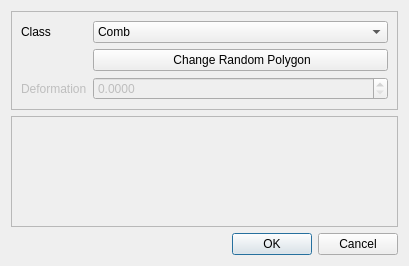
<?xml version="1.0" encoding="UTF-8"?>
<ui version="4.0">
 <class>AddPolygonDialog</class>
 <widget class="QDialog" name="AddPolygonDialog">
  <property name="geometry">
   <rect>
    <x>0</x>
    <y>0</y>
    <width>409</width>
    <height>266</height>
   </rect>
  </property>
  <property name="sizePolicy">
   <sizepolicy hsizetype="Preferred" vsizetype="Preferred">
    <horstretch>0</horstretch>
    <verstretch>0</verstretch>
   </sizepolicy>
  </property>
  <property name="windowTitle">
   <string>Dialog</string>
  </property>
  <layout class="QGridLayout" name="gridLayout">
   <item row="0" column="0">
    <widget class="QFrame" name="settings_frame">
     <property name="frameShape">
      <enum>QFrame::StyledPanel</enum>
     </property>
     <property name="frameShadow">
      <enum>QFrame::Raised</enum>
     </property>
     <layout class="QFormLayout" name="formLayout">
      <item row="0" column="0">
       <widget class="QLabel" name="class_label">
        <property name="text">
         <string>Class</string>
        </property>
       </widget>
      </item>
      <item row="0" column="1">
       <widget class="QComboBox" name="class_list">
        <property name="currentText">
         <string>Comb</string>
        </property>
        <item>
         <property name="text">
          <string>Comb</string>
         </property>
        </item>
        <item>
         <property name="text">
          <string>Convexity</string>
         </property>
        </item>
        <item>
         <property name="text">
          <string>Isotropy</string>
         </property>
        </item>
        <item>
         <property name="text">
          <string>Maze</string>
         </property>
        </item>
        <item>
         <property name="text">
          <string>N-Sided</string>
         </property>
        </item>
        <item>
         <property name="text">
          <string>Star</string>
         </property>
        </item>
        <item>
         <property name="text">
          <string>U-Like</string>
         </property>
        </item>
        <item>
         <property name="text">
          <string>Zeta</string>
         </property>
        </item>
        <item>
         <property name="text">
          <string>Random</string>
         </property>
        </item>
        <item>
         <property name="text">
          <string>Hand Painted</string>
         </property>
        </item>
       </widget>
      </item>
      <item row="2" column="0">
       <widget class="QLabel" name="deformation_label">
        <property name="enabled">
         <bool>false</bool>
        </property>
        <property name="text">
         <string>Deformation</string>
        </property>
       </widget>
      </item>
      <item row="2" column="1">
       <widget class="QDoubleSpinBox" name="deformation_param">
        <property name="enabled">
         <bool>false</bool>
        </property>
        <property name="decimals">
         <number>4</number>
        </property>
        <property name="maximum">
         <double>1.000000000000000</double>
        </property>
        <property name="singleStep">
         <double>0.000100000000000</double>
        </property>
       </widget>
      </item>
      <item row="1" column="1">
       <widget class="QPushButton" name="change_poly_btn">
        <property name="text">
         <string> Change Random Polygon</string>
        </property>
        <property name="icon">
         <iconset resource="images.qrc">
          <normaloff>:/icons/img/open_file_icon.ico</normaloff>:/icons/img/open_file_icon.ico</iconset>
        </property>
       </widget>
      </item>
     </layout>
    </widget>
   </item>
   <item row="1" column="0">
    <widget class="QFrame" name="preview_frame">
     <property name="sizePolicy">
      <sizepolicy hsizetype="Preferred" vsizetype="Preferred">
       <horstretch>0</horstretch>
       <verstretch>2</verstretch>
      </sizepolicy>
     </property>
     <property name="frameShape">
      <enum>QFrame::StyledPanel</enum>
     </property>
     <property name="frameShadow">
      <enum>QFrame::Raised</enum>
     </property>
     <layout class="QVBoxLayout" name="verticalLayout">
      <item>
       <widget class="QLabel" name="preview_img">
        <property name="sizeIncrement">
         <size>
          <width>0</width>
          <height>0</height>
         </size>
        </property>
        <property name="text">
         <string/>
        </property>
       </widget>
      </item>
      <item>
       <widget class="QLabel" name="preview_filename">
        <property name="text">
         <string/>
        </property>
       </widget>
      </item>
     </layout>
    </widget>
   </item>
   <item row="3" column="0">
    <widget class="QDialogButtonBox" name="buttonBox">
     <property name="orientation">
      <enum>Qt::Horizontal</enum>
     </property>
     <property name="standardButtons">
      <set>QDialogButtonBox::Cancel|QDialogButtonBox::Ok</set>
     </property>
    </widget>
   </item>
  </layout>
 </widget>
 <resources>
  <include location="images.qrc"/>
 </resources>
 <connections>
  <connection>
   <sender>buttonBox</sender>
   <signal>accepted()</signal>
   <receiver>AddPolygonDialog</receiver>
   <slot>accept()</slot>
   <hints>
    <hint type="sourcelabel">
     <x>248</x>
     <y>254</y>
    </hint>
    <hint type="destinationlabel">
     <x>157</x>
     <y>274</y>
    </hint>
   </hints>
  </connection>
  <connection>
   <sender>buttonBox</sender>
   <signal>rejected()</signal>
   <receiver>AddPolygonDialog</receiver>
   <slot>reject()</slot>
   <hints>
    <hint type="sourcelabel">
     <x>316</x>
     <y>260</y>
    </hint>
    <hint type="destinationlabel">
     <x>286</x>
     <y>274</y>
    </hint>
   </hints>
  </connection>
 </connections>
</ui>
